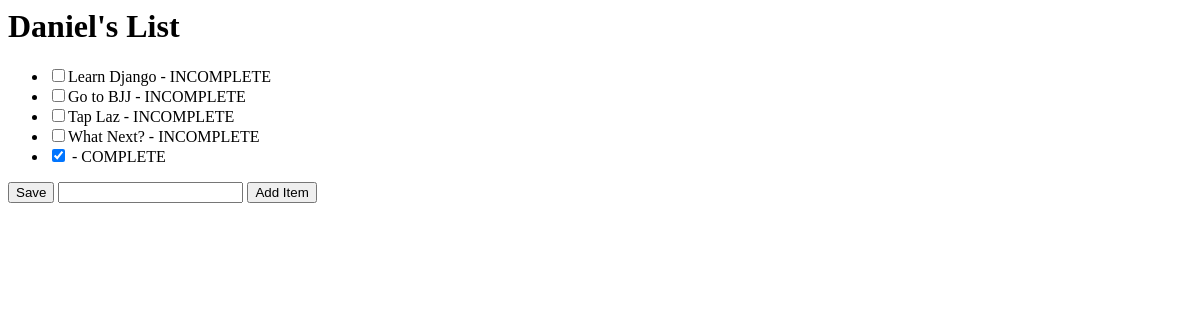
Page /2 on the earlier database version.
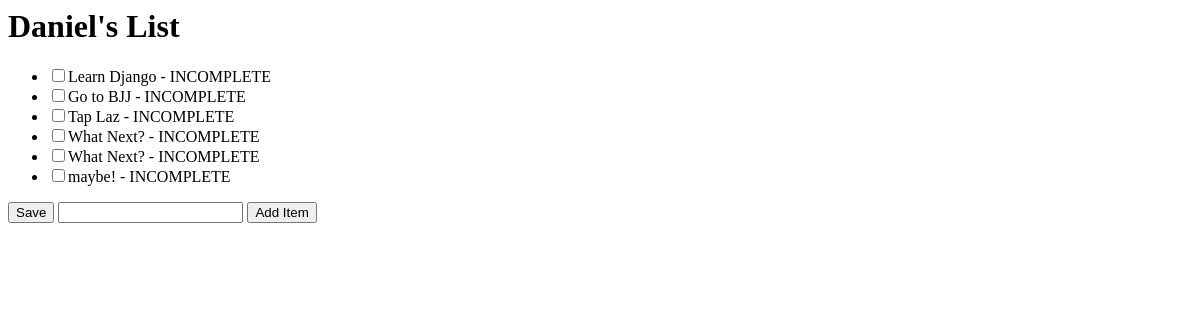
Same page on the later database version.
### main/models.py (models this page shows, shortened)
class ToDoList(models.Model):
    name = models.CharField(max_length=200)

class Item(models.Model):
    todolist = models.ForeignKey(ToDoList, on_delete=models.CASCADE)
    text = models.CharField(max_length=300)
    complete = models.BooleanField()

### main/views.py (the view, shortened to what this page needs)
# urls.py: path("<int:id>", views.index, name="index"),
def index(response, id):
    ls = ToDoList.objects.get(id=id)
    return render(response, "main/list.html", {"ls": ls})

### main/templates/main/list.html (shortened to what this page needs)
{% extends 'main/base.html'%}
{% block content %}
<h1>{{ls.name}}</h1>
<form method="post" action="#">
<ul>
  {% for item in ls.item_set.all %}
    {% if item.complete == True %}
       <li><input type="checkbox", value="clicked", name="c{{item.id}}" checked> - COMPLETE</li>
    {% else %}
       <li><input type="checkbox", value="clicked", name="c{{item.id}}">{{item.text}} - INCOMPLETE</li>
    {% endif %}
  {% endfor %}
</ul>
<button type="submit" name="save" value="save">Save</button>
<input type="text" name="new">
<button type="submit" name="newItem" value="newItem">Add Item</button>
</form>
{% endblock %}

### main/templates/main/base.html (shortened to what this page needs)
<html>
  <head>
  </head>
  <body>
    <div id="content" name="content">{% block content %} {% endblock %}</div>
  </body>
</html>

Differences in the rows shown:
changed Item (number 5 of 6 on the later page): text (not shown) → "What Next?"; id "☑" → "☐"; complete "- COMPLETE" → "- INCOMPLETE"
added Item: text "maybe!"
